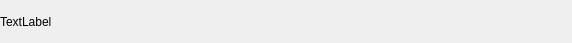
<?xml version="1.0" encoding="UTF-8"?>
<ui version="4.0">
 <class>FriendLabel</class>
 <widget class="QWidget" name="FriendLabel">
  <property name="geometry">
   <rect>
    <x>0</x>
    <y>0</y>
    <width>572</width>
    <height>43</height>
   </rect>
  </property>
  <property name="minimumSize">
   <size>
    <width>0</width>
    <height>43</height>
   </size>
  </property>
  <property name="maximumSize">
   <size>
    <width>16777215</width>
    <height>43</height>
   </size>
  </property>
  <property name="windowTitle">
   <string>Form</string>
  </property>
  <layout class="QHBoxLayout" name="horizontalLayout">
   <property name="spacing">
    <number>0</number>
   </property>
   <property name="leftMargin">
    <number>0</number>
   </property>
   <property name="topMargin">
    <number>0</number>
   </property>
   <property name="rightMargin">
    <number>0</number>
   </property>
   <property name="bottomMargin">
    <number>0</number>
   </property>
   <item>
    <widget class="QLabel" name="tip_lb">
     <property name="text">
      <string>TextLabel</string>
     </property>
    </widget>
   </item>
   <item>
    <widget class="QWidget" name="close_wid" native="true">
     <property name="minimumSize">
      <size>
       <width>25</width>
       <height>25</height>
      </size>
     </property>
     <property name="maximumSize">
      <size>
       <width>25</width>
       <height>25</height>
      </size>
     </property>
     <layout class="QHBoxLayout" name="horizontalLayout_2">
      <property name="spacing">
       <number>0</number>
      </property>
      <property name="leftMargin">
       <number>0</number>
      </property>
      <property name="topMargin">
       <number>0</number>
      </property>
      <property name="rightMargin">
       <number>0</number>
      </property>
      <property name="bottomMargin">
       <number>0</number>
      </property>
      <item>
       <widget class="ClickedLabel" name="close_lb">
        <property name="minimumSize">
         <size>
          <width>15</width>
          <height>15</height>
         </size>
        </property>
        <property name="maximumSize">
         <size>
          <width>15</width>
          <height>15</height>
         </size>
        </property>
        <property name="styleSheet">
         <string notr="true">border-image:url(:/res/tipclose.png);</string>
        </property>
        <property name="text">
         <string/>
        </property>
       </widget>
      </item>
     </layout>
    </widget>
   </item>
  </layout>
 </widget>
 <customwidgets>
  <customwidget>
   <class>ClickedLabel</class>
   <extends>QLabel</extends>
   <header>clickedlabel.h</header>
  </customwidget>
 </customwidgets>
 <resources/>
 <connections/>
</ui>
